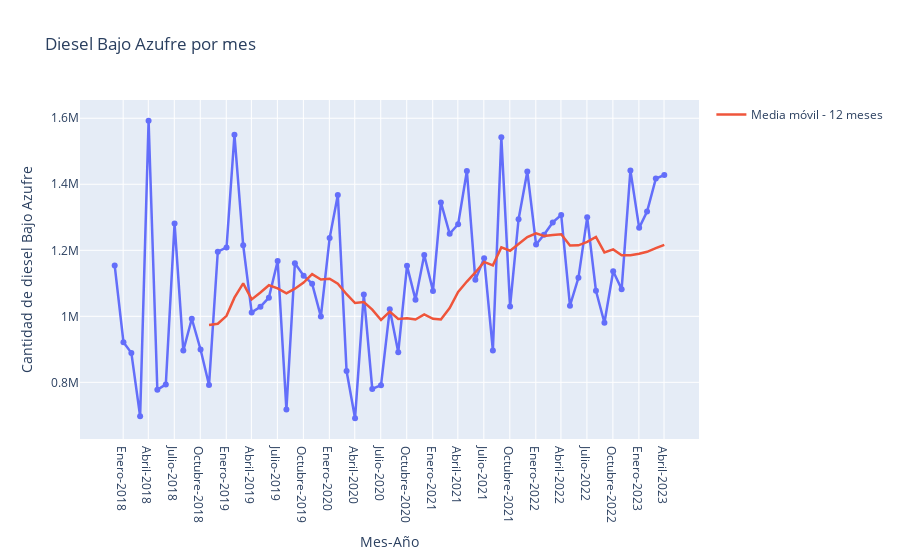

Notebook code cell kept with this figure:
### Markdown cell above
- Inicio: 2018-01-01
- Fin: 2023-05-01
- Frecuencia: Mensual

### Code cell
data_dba = data[data['fecha'] >= '2018-01-01']
data_dba.freq = 'M'

data_dba = data_dba.copy() 
data_dba['media_movil'] = data_dba['diesel_bajo_azufre'].rolling(window=12).mean()
rolling_mean = data_dba['diesel_bajo_azufre'].rolling(window=12).mean()

fig = px.line(data_dba, x='fecha', y='diesel_bajo_azufre', labels={'diesel_bajo_azufre': 'Cantidad de diesel Bajo Azufre'}, title='Diesel Bajo Azufre por mes', markers=True)
fig.add_scatter(x=data_dba['fecha'], y=rolling_mean, mode='lines', name='Media móvil - 12 meses')

meses = ['Enero', 'Febrero', 'Marzo', 'Abril', 'Mayo', 'Junio', 'Julio', 'Agosto', 'Septiembre', 'Octubre', 'Noviembre', 'Diciembre']
tickvals = pd.date_range(start=data_dba['fecha'].min(), end=data_dba['fecha'].max(), freq='3M')
ticktext = [f"{meses[date.month-1]}-{date.year}" for date in tickvals]

fig.update_xaxes(tickvals=tickvals, tickformat="%b-%Y", title_text='Mes-Año', ticktext=ticktext)
fig.update_traces(line=dict(width=2.5))
fig.show()
